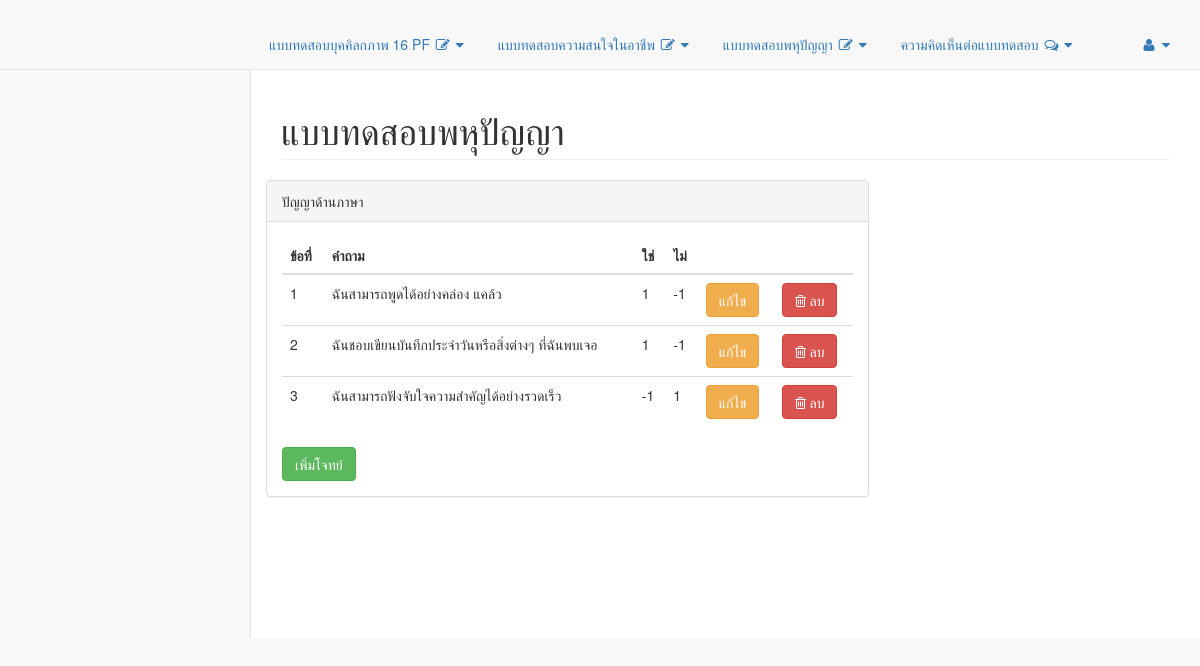
Screenshot of /pages/Intell_page.php?code=ภาษา with the database file from the repository.
### tables this page shows
CREATE TABLE `question_intel` (
  `q_Intel_id` int(11) NOT NULL,
  `question` text NOT NULL,
  `intell` text NOT NULL,
  `score_yes` int(11) NOT NULL DEFAULT '1',
  `score_no` int(11) NOT NULL DEFAULT '-1'
);

### Model/intell.php (called while the page is built, shortened)
<?php
    class Intell
    {
        public function sertQIntell($group){
                include("ConnectDatabase.php");
                $sql_sert = "SELECT `q_Intel_id`, `question`, `intell`, `score_yes`, `score_no` FROM `question_intel` WHERE `intell`='$group'";
                $result = $dbconnect->query($sql_sert);
                return $result;
        }
    }
?>

### pages/Intell_page.php (the view, shortened to what this page needs)
<?php
    require("../Model/intell.php");
    $intell = new Intell();
    $a=$_GET["code"];
    $intellInfo = $intell->sertQIntell($a);
?>
<!DOCTYPE html>
<html lang="en">
<head>
    <?php include("header.php"); ?>
</head>
<body>
    <div id="wrapper">
        <?php include("menu.php"); ?>
        <div id="page-wrapper">
            <div class="row">
                <div class="col-lg-12">
                    <h1 class="page-header">แบบทดสอบพหุปัญญา</h1>
                </div>
                <div class="row">
                <div class="col-lg-8">
                    <div class="panel panel-default">
                        <div class="panel-heading">
                            ปัญญาด้าน<?=$a?>
                        </div>
                        <?php
                            if($intellInfo->num_rows > 0){
                        ?>
                        <div class="panel-body">
                            <div class="table-responsive">
                                <table class="table table-hover">
                                    <thead>
                                        <tr>
                                            <th>ข้อที่</th>
                                            <th>คำถาม</th>
                                            <th>ใช่</th>
                                            <th>ไม่</th>
                                            <th></th>
                                            <th></th>
                                        </tr>
                                    </thead>
                                    <tbody>
                                        <?php
                                            $n=1;
                                            while($ListQIntell = $intellInfo->fetch_assoc()){
                                        ?>
                                        <tr>
                                            <td><?=$n?></td>
                                            <td><?=$ListQIntell['question']?></td>
                                            <td><?=$ListQIntell['score_yes']?></td>
                                            <td><?=$ListQIntell['score_no']?></td>
                                            <td>
                                                <form action = "intell_edit_page.php?q=<?=$ListQIntell['question']?>&group=<?=$a?>&code=<?=$ListQIntell['q_Intel_id']?>" method="post">
                                                    <button type="submit" class="btn btn-warning">แก้ไข</button>
                                                </form>
                                            </td>
                                            <td>
                                                <form action = "../Controll/DeleteQIntell.php?grob=<?=$a?>&code=<?=$ListQIntell['q_Intel_id']?>" method="post">
                                                    <button type="submit" class="btn btn-danger" name="key" ><i class="fa fa-trash-o"> ลบ</i></button>
                                                </form>
                                            </td>
                                        </tr>
                                        <?php
                                                $n++;
                                            }
                                        ?>
                                    </tbody>
                                </table>
                                <?php
                                    }
                                ?>
                                <a href="intell_insert_page.php?code=<?=$_GET["code"]?>" class="btn btn-success">เพิ่มโจทย์</a>
                            </div>
                        </div>
                    </div>
                </div>
            </div>
        </div>
    </div>
</body>
</html>

### pages/header.php (shortened to what this page needs)
<link href="../vendor/bootstrap/css/bootstrap.min.css" rel="stylesheet">
<link href="../vendor/metisMenu/metisMenu.min.css" rel="stylesheet">
<link href="../dist/css/sb-admin-2.css" rel="stylesheet">
<link href="../vendor/font-awesome/css/font-awesome.min.css" rel="stylesheet" type="text/css">

### pages/menu.php (shortened to what this page needs)
<?php
    $Admin = $_SESSION["admin"];
?>
        <nav class="navbar navbar-default navbar-static-top" role="navigation" style="margin-bottom: 0">
            <div class="navbar-header">
                <a class="navbar-brand" href="index.html"></a>
            </div>
            <ul class="nav navbar-top-links navbar-right">
                <li class="dropdown">
                    <a class="dropdown-toggle" data-toggle="dropdown" href="#">
                        แบบทดสอบบุคคิลกภาพ 16 PF <i class="fa fa-edit fa-fw"></i> <i class="fa fa-caret-down"></i>
                    </a>
                </li>
                <li class="dropdown">
                    <a class="dropdown-toggle" data-toggle="dropdown" href="#">
                        แบบทดสอบความสนใจในอาชีพ <i class="fa fa-edit fa-fw"></i> <i class="fa fa-caret-down"></i>
                    </a>
                </li>
                <li class="dropdown">
                    <a class="dropdown-toggle" data-toggle="dropdown" href="#">
                        แบบทดสอบพหุปัญญา <i class="fa fa-edit fa-fw"></i> <i class="fa fa-caret-down"></i>
                    </a>
                </li>
                <li class="dropdown">
                    <a class="dropdown-toggle" data-toggle="dropdown" href="#">
                        ความคิดเห็นต่อแบบทดสอบ <i class="fa fa-comments-o fa-fw"></i> <i class="fa fa-caret-down"></i>
                    </a>
                </li>
                <li class="dropdown">
                    <a class="dropdown-toggle" data-toggle="dropdown" href="#"> </a>
                </li>
                <li class="dropdown">
                    <a class="dropdown-toggle" data-toggle="dropdown" href="#">
                        <?=$Admin['firstname'];?> <?=$Admin['lastname'];?><i class="fa fa-user fa-fw"></i> <i class="fa fa-caret-down"></i>
                    </a>
                </li>
            </ul>
        </nav>

### rows the page displays
question_intel: question "ฉันสามารถพูดได้อย่างคล่อง แคล้ว", score_yes "1", score_no "-1"
question_intel: question "ฉันชอบเขียนบันทึกประจำวันหรือสิ่งต่างๆ ที่ฉันพบเจอ", score_yes "1", score_no "-1"
question_intel: question "ฉันสามารถฟังจับใจความสำคัญได้อย่างรวดเร็ว", score_yes "-1", score_no "1"

### other values shown
$a "ภาษา"
